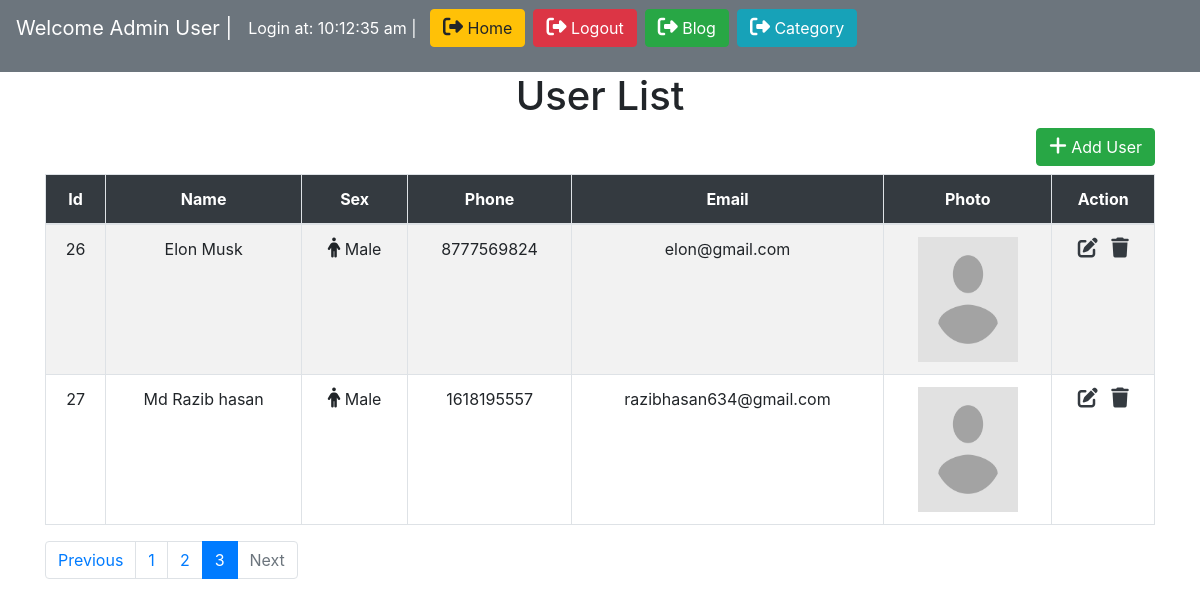
The app's page /index.php?page=3 (signed in) with its own data.
### tables this page shows
CREATE TABLE `users` (
  `id` int NOT NULL,
  `name` varchar(255) NOT NULL,
  `sex` varchar(11) NOT NULL,
  `phone` bigint NOT NULL,
  `email` varchar(255) NOT NULL,
  `image` varchar(255) NOT NULL DEFAULT 'avatar.png'
);

### index.php (the view, shortened to what this page needs)
<?php
    include "config.php";
    $page = isset($_GET['page']) ? $_GET['page'] : 1;
    $limit = 3;
    $offset = ($page-1)*$limit;
    $sql = "SELECT * FROM users LIMIT $limit OFFSET $offset";
    $query = mysqli_query($link,$sql);
?>
<!DOCTYPE html>
<html lang="en">
<head>
    <link rel="stylesheet" href="https://maxcdn.bootstrapcdn.com/bootstrap/4.5.2/css/bootstrap.min.css">
</head>
<body>
    <?php
        include('include/header.php');
    ?>
    <div class="container">
        <h1 class="text-center">User List</h1>
        <div class="text-right"><a href="create.php" class="btn btn-success mb-2"><i class='fas fa-plus'></i> Add User</a></div>
        <table class="table table-bordered table-striped table-hover">
            <thead class="bg-dark text-center text-white">
                <tr>
                    <th>Id</th>
                    <th>Name</th>
                    <th>Sex</th>
                    <th>Phone</th>
                    <th>Email</th>
                    <th>Photo</th>
                    <th>Action</th>
                </tr>
            </thead>
            <tbody class="text-center">
                <?php if(mysqli_num_rows($query) == 0){ ?>
                    <tr><td colspan="7" class="text-center">No record found</td></tr>
                <?php }else{
                    $psql = "SELECT * FROM users";
                    $pquery = mysqli_query($link,$psql);
                    $total_record = mysqli_num_rows($pquery);
                    $total_page = ceil($total_record/$limit);
                    ?>
                    <?php while($row = mysqli_fetch_assoc($query)){ ?>
                    <tr>
                        <td><?php echo $row['id'] ?></td>
                        <td><?php echo $row['name'] ?></td>
                        <td>
                            <?php if($row['sex'] == 'male'){ ?>
                                <i class='fas fa-male'></i> Male
                            <?php } ?>
                        </td>
                        <td><?php echo $row['phone'] ?></td>
                        <td><?php echo $row['email'] ?></td>
                        <td><img src="uploads/<?php echo $row['image'] ?>" width="100" height="125"></td>
                        <td>
                            <a href="update.php?id=<?php echo $row['id'] ?>" class="text-dark"><i class='fas fa-edit'></i></a>&nbsp;&nbsp;
                            <a href="delete.php?id=<?php echo $row['id'] ?>" class="text-dark"><i class='fas fa-trash'></i></a>
                        </td>
                    </tr>
                <?php }} ?>
            </tbody>
        </table>
        <ul class="pagination">
            <li class="page-item <?php echo ($page > 1) ? '' : 'disabled' ?>"><a class="page-link" href="index.php?page=<?php echo $page-1 ?>">Previous</a></li>
        <?php for($i=1;$i<=$total_page;$i++){ ?>
            <li class="page-item <?php echo ($page == $i) ? 'active' : '' ?>"><a class="page-link" href="index.php?page=<?php echo $i ?>"><?php echo $i ?></a></li>
        <?php } ?>
            <li class="page-item <?php echo ($total_page > $page) ? '' : 'disabled' ?>"><a class="page-link" href="index.php?page=<?php echo $page+1 ?>">Next</a></li>
        </ul>
    </div>
</body>
</html>

### index.php (style rules this page uses)
.fas { font-size: 20px; }

### records on screen
users: id "26", name "Elon Musk", sex "male" (drawn), phone "8777569824", email "elon@gmail.com", image (placeholder picture)
users: id "27", name "Md Razib hasan", sex "male" (drawn), phone "1618195557", email "razibhasan634@gmail.com", image (placeholder picture)

### other values on screen
$_SESSION['name'] "Admin User"
$_SESSION['login_at'] "10:12:35 am"
